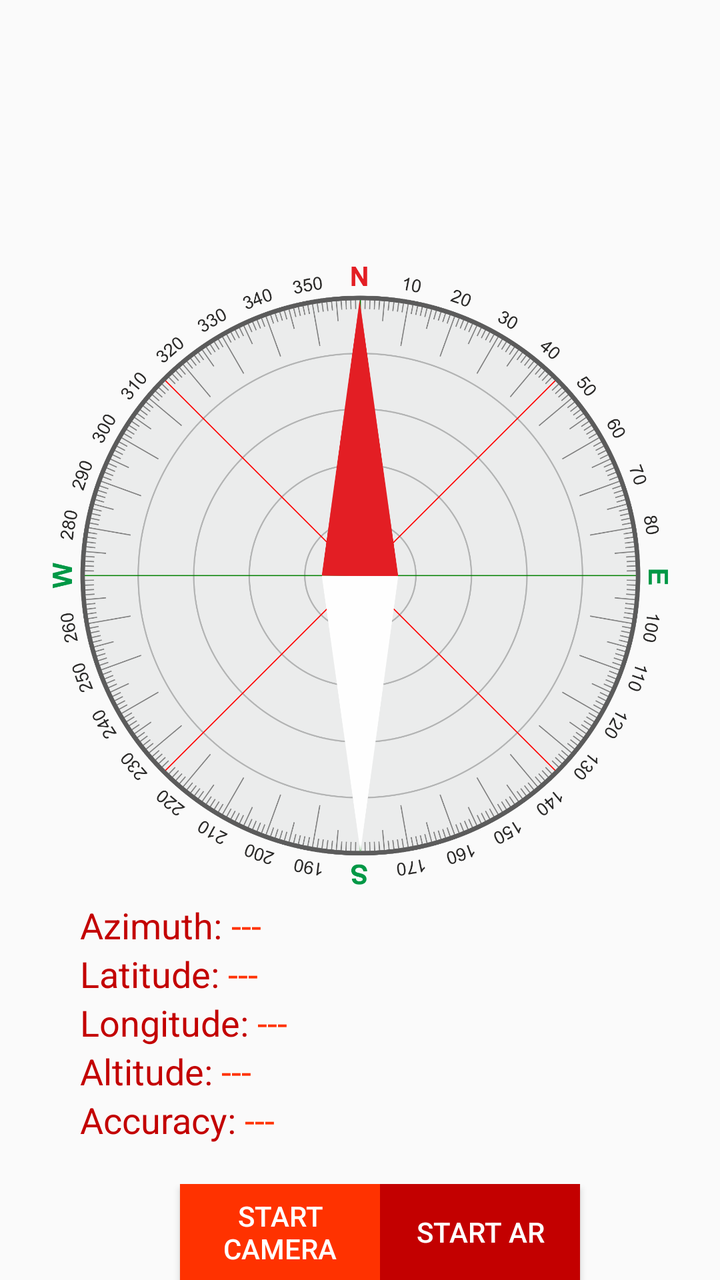
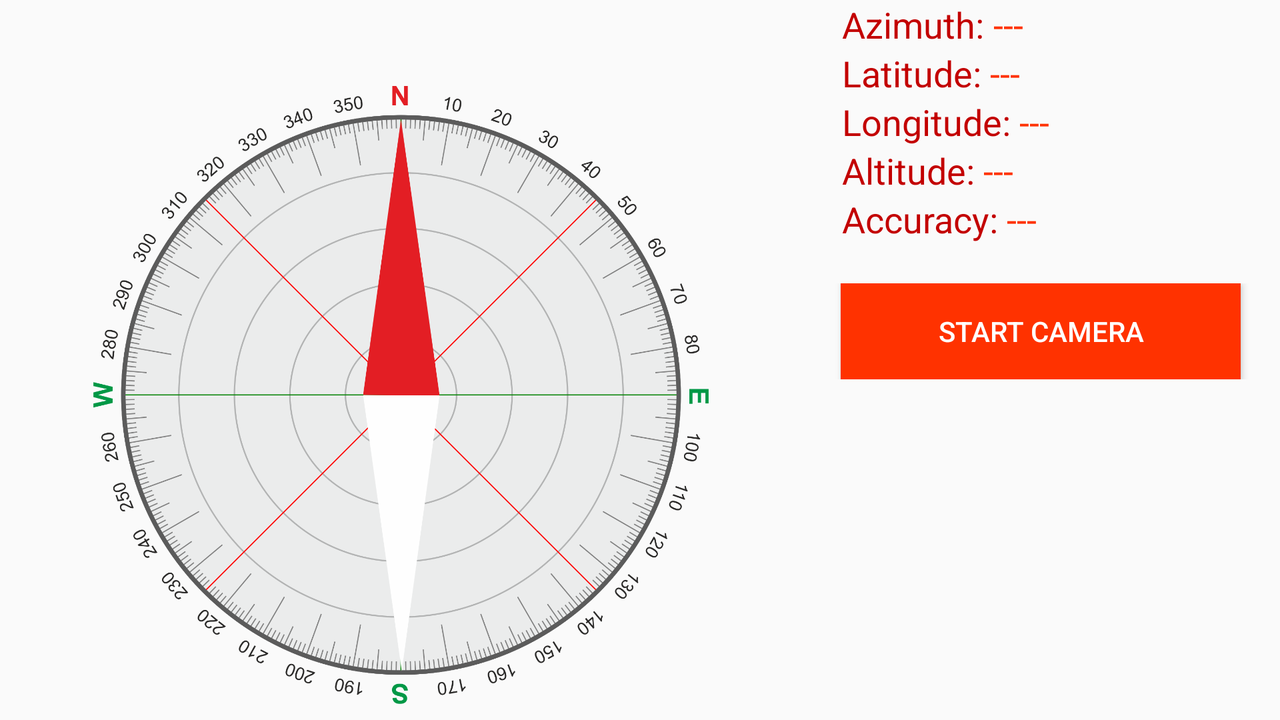

One screen, two layout resources from the same app: the default and the repository's alternative for another configuration. Each is rendered where Android would select it; the XML of both is given below.
<!-- AndroidManifest.xml: application theme AppTheme -->
<!-- res/layout/activity_main.xml -->
<?xml version="1.0" encoding="utf-8"?>
<LinearLayout xmlns:android="http://schemas.android.com/apk/res/android"
    xmlns:app="http://schemas.android.com/apk/res-auto"
    xmlns:tools="http://schemas.android.com/tools"
    android:layout_width="match_parent"
    android:layout_height="match_parent"
    android:gravity="bottom"
    android:orientation="vertical"
    tools:context="com.bojkosoft.bojko108.testgpscam.MainActivity">

    <android.support.constraint.ConstraintLayout
        android:layout_width="wrap_content"
        android:layout_height="wrap_content">

        <ImageView
            android:id="@+id/compassDial"
            android:layout_width="385dp"
            android:layout_height="309dp"
            android:layout_marginBottom="8dp"
            android:layout_marginEnd="8dp"
            android:layout_marginRight="16dp"
            android:layout_marginStart="8dp"
            android:layout_marginTop="8dp"
            android:src="@drawable/compass_dial"
            app:layout_constraintBottom_toBottomOf="parent"
            app:layout_constraintEnd_toEndOf="parent"
            app:layout_constraintRight_toRightOf="parent"
            app:layout_constraintStart_toStartOf="parent"
            app:layout_constraintTop_toTopOf="parent" />

        <ImageView
            android:id="@+id/compassNiddle"
            android:layout_width="wrap_content"
            android:layout_height="276dp"
            android:layout_marginBottom="8dp"
            android:layout_marginEnd="8dp"
            android:layout_marginStart="8dp"
            android:layout_marginTop="8dp"
            android:src="@drawable/compass_niddle"
            app:layout_constraintBottom_toBottomOf="@+id/compassDial"
            app:layout_constraintEnd_toEndOf="@+id/compassDial"
            app:layout_constraintStart_toStartOf="@+id/compassDial"
            app:layout_constraintTop_toTopOf="@+id/compassDial" />

    </android.support.constraint.ConstraintLayout>

    <LinearLayout
        android:layout_width="match_parent"
        android:layout_height="wrap_content"
        android:gravity="center_horizontal"
        android:orientation="vertical"
        android:paddingLeft="20dp">

        <LinearLayout
            android:layout_width="match_parent"
            android:layout_height="wrap_content"
            android:orientation="horizontal"
            android:paddingLeft="20dp">

            <TextView
                android:id="@+id/textView2"
                android:layout_width="wrap_content"
                android:layout_height="wrap_content"
                android:text="Azimuth: "
                android:textAppearance="@android:style/TextAppearance.Material.Medium"
                android:textColor="@color/primaryDarkColor" />

            <TextView
                android:id="@+id/textAzimuth"
                android:layout_width="wrap_content"
                android:layout_height="wrap_content"
                android:text="---"
                android:textAppearance="@android:style/TextAppearance.Material.Medium"
                android:textColor="@color/primaryColor" />

        </LinearLayout>

        <LinearLayout
            android:layout_width="match_parent"
            android:layout_height="wrap_content"
            android:orientation="horizontal"
            android:paddingLeft="20dp">

            <TextView
                android:id="@+id/textView3"
                android:layout_width="wrap_content"
                android:layout_height="wrap_content"
                android:text="Latitude: "
                android:textAppearance="@android:style/TextAppearance.Material.Medium"
                android:textColor="@color/primaryDarkColor" />

            <TextView
                android:id="@+id/textLatitude"
                android:layout_width="wrap_content"
                android:layout_height="wrap_content"
                android:text="---"
                android:textAppearance="@android:style/TextAppearance.Material.Medium"
                android:textColor="@color/primaryColor" />
        </LinearLayout>

        <LinearLayout
            android:layout_width="match_parent"
            android:layout_height="wrap_content"
            android:orientation="horizontal"
            android:paddingLeft="20dp">

            <TextView
                android:id="@+id/textView4"
                android:layout_width="wrap_content"
                android:layout_height="wrap_content"
                android:text="Longitude: "
                android:textAppearance="@android:style/TextAppearance.Material.Medium"
                android:textColor="@color/primaryDarkColor" />

            <TextView
                android:id="@+id/textLongitude"
                android:layout_width="wrap_content"
                android:layout_height="wrap_content"
                android:text="---"
                android:textAppearance="@android:style/TextAppearance.Material.Medium"
                android:textColor="@color/primaryColor" />
        </LinearLayout>

        <LinearLayout
            android:layout_width="match_parent"
            android:layout_height="wrap_content"
            android:orientation="horizontal"
            android:paddingLeft="20dp">

            <TextView
                android:id="@+id/textView5"
                android:layout_width="wrap_content"
                android:layout_height="wrap_content"
                android:text="Altitude: "
                android:textAppearance="@android:style/TextAppearance.Material.Medium"
                android:textColor="@color/primaryDarkColor" />

            <TextView
                android:id="@+id/textAltitude"
                android:layout_width="wrap_content"
                android:layout_height="wrap_content"
                android:text="---"
                android:textAppearance="@android:style/TextAppearance.Material.Medium"
                android:textColor="@color/primaryColor" />
        </LinearLayout>

        <LinearLayout
            android:layout_width="match_parent"
            android:layout_height="wrap_content"
            android:orientation="horizontal"
            android:paddingLeft="20dp">

            <TextView
                android:id="@+id/textView6"
                android:layout_width="wrap_content"
                android:layout_height="wrap_content"
                android:text="Accuracy: "
                android:textAppearance="@android:style/TextAppearance.Material.Medium"
                android:textColor="@color/primaryDarkColor" />

            <TextView
                android:id="@+id/textAccuracy"
                android:layout_width="wrap_content"
                android:layout_height="wrap_content"
                android:text="---"
                android:textAppearance="@android:style/TextAppearance.Material.Medium"
                android:textColor="@color/primaryColor" />

        </LinearLayout>

        <LinearLayout
            android:layout_width="match_parent"
            android:layout_height="wrap_content"
            android:gravity="center_vertical|center_horizontal"
            android:orientation="horizontal"
            android:paddingTop="20dp">

            <Button
                android:id="@+id/buttonCamera"
                style="@android:style/Widget.Material.Button.Colored"
                android:layout_width="100dp"
                android:layout_height="wrap_content"
                android:background="@color/primaryColor"
                android:text="Start Camera" />
            <Button
                android:id="@+id/buttonAr"
                style="@android:style/Widget.Material.Button.Colored"
                android:layout_width="100dp"
                android:layout_height="wrap_content"
                android:background="@color/primaryDarkColor"
                android:text="Start AR" />
        </LinearLayout>
    </LinearLayout>
</LinearLayout>
<!-- resources referenced by this layout -->
<resources>
  <color name="primaryColor">#ff3200</color>
  <color name="primaryDarkColor">#c30000</color>
  <!-- drawable compass_dial: png bitmap (drawable, 451321 bytes) -->
  <!-- drawable compass_niddle: png bitmap (drawable, 21305 bytes) -->
  <style name="AppTheme" parent="android:Theme.Material.Light">
          
          <item name="android:titleTextColor">@color/primaryTextColor</item>
          <item name="android:colorPrimary">@color/primaryColor</item>
          <item name="android:colorPrimaryDark">@color/primaryDarkColor</item>
          <item name="android:colorAccent">@color/primaryTextColor</item>
          <item name="android:navigationBarColor">@color/primaryDarkColor</item>
          <item name="android:statusBarColor">@color/primaryDarkColor</item>
      </style>
  <color name="primaryTextColor">#000000</color>
</resources>
<!-- res/layout-land/activity_main.xml (the repository's variant of the layout above) -->
<!-- drawn on the phone turned sideways -->
<?xml version="1.0" encoding="utf-8"?>
<LinearLayout xmlns:android="http://schemas.android.com/apk/res/android"
    xmlns:app="http://schemas.android.com/apk/res-auto"
    xmlns:tools="http://schemas.android.com/tools"
    android:layout_width="match_parent"
    android:layout_height="match_parent"
    android:gravity="bottom"
    android:orientation="horizontal"
    tools:context="com.bojkosoft.bojko108.testgpscam.MainActivity">

    <android.support.constraint.ConstraintLayout
        android:layout_width="wrap_content"
        android:layout_height="wrap_content">

        <ImageView
            android:id="@+id/compassDial"
            android:layout_width="385dp"
            android:layout_height="309dp"
            android:layout_marginBottom="8dp"
            android:layout_marginEnd="8dp"
            android:layout_marginRight="16dp"
            android:layout_marginStart="8dp"
            android:layout_marginTop="8dp"
            android:src="@drawable/compass_dial"
            app:layout_constraintBottom_toBottomOf="parent"
            app:layout_constraintEnd_toEndOf="parent"
            app:layout_constraintRight_toRightOf="parent"
            app:layout_constraintStart_toStartOf="parent"
            app:layout_constraintTop_toTopOf="parent" />

        <ImageView
            android:id="@+id/compassNiddle"
            android:layout_width="wrap_content"
            android:layout_height="276dp"
            android:layout_marginBottom="8dp"
            android:layout_marginEnd="8dp"
            android:layout_marginStart="8dp"
            android:layout_marginTop="8dp"
            android:src="@drawable/compass_niddle"
            app:layout_constraintBottom_toBottomOf="@+id/compassDial"
            app:layout_constraintEnd_toEndOf="@+id/compassDial"
            app:layout_constraintStart_toStartOf="@+id/compassDial"
            app:layout_constraintTop_toTopOf="@+id/compassDial" />

    </android.support.constraint.ConstraintLayout>

    <LinearLayout
        android:layout_width="match_parent"
        android:layout_height="match_parent"
        android:orientation="vertical">

        <LinearLayout
            android:layout_width="match_parent"
            android:layout_height="wrap_content"
            android:orientation="horizontal"
            android:paddingLeft="20dp">

            <TextView
                android:id="@+id/textView2"
                android:layout_width="wrap_content"
                android:layout_height="wrap_content"
                android:text="Azimuth: "
                android:textAppearance="@android:style/TextAppearance.Material.Medium"
                android:textColor="@color/primaryDarkColor" />

            <TextView
                android:id="@+id/textAzimuth"
                android:layout_width="wrap_content"
                android:layout_height="wrap_content"
                android:text="---"
                android:textAppearance="@android:style/TextAppearance.Material.Medium"
                android:textColor="@color/primaryColor" />

        </LinearLayout>

        <LinearLayout
            android:layout_width="match_parent"
            android:layout_height="wrap_content"
            android:orientation="horizontal"
            android:paddingLeft="20dp">

            <TextView
                android:id="@+id/textView3"
                android:layout_width="wrap_content"
                android:layout_height="wrap_content"
                android:text="Latitude: "
                android:textAppearance="@android:style/TextAppearance.Material.Medium"
                android:textColor="@color/primaryDarkColor" />

            <TextView
                android:id="@+id/textLatitude"
                android:layout_width="wrap_content"
                android:layout_height="wrap_content"
                android:text="---"
                android:textAppearance="@android:style/TextAppearance.Material.Medium"
                android:textColor="@color/primaryColor" />
        </LinearLayout>

        <LinearLayout
            android:layout_width="match_parent"
            android:layout_height="wrap_content"
            android:orientation="horizontal"
            android:paddingLeft="20dp">

            <TextView
                android:id="@+id/textView4"
                android:layout_width="wrap_content"
                android:layout_height="wrap_content"
                android:text="Longitude: "
                android:textAppearance="@android:style/TextAppearance.Material.Medium"
                android:textColor="@color/primaryDarkColor" />

            <TextView
                android:id="@+id/textLongitude"
                android:layout_width="wrap_content"
                android:layout_height="wrap_content"
                android:text="---"
                android:textAppearance="@android:style/TextAppearance.Material.Medium"
                android:textColor="@color/primaryColor" />
        </LinearLayout>

        <LinearLayout
            android:layout_width="match_parent"
            android:layout_height="wrap_content"
            android:orientation="horizontal"
            android:paddingLeft="20dp">

            <TextView
                android:id="@+id/textView5"
                android:layout_width="wrap_content"
                android:layout_height="wrap_content"
                android:text="Altitude: "
                android:textAppearance="@android:style/TextAppearance.Material.Medium"
                android:textColor="@color/primaryDarkColor" />

            <TextView
                android:id="@+id/textAltitude"
                android:layout_width="wrap_content"
                android:layout_height="wrap_content"
                android:text="---"
                android:textAppearance="@android:style/TextAppearance.Material.Medium"
                android:textColor="@color/primaryColor" />
        </LinearLayout>

        <LinearLayout
            android:layout_width="match_parent"
            android:layout_height="wrap_content"
            android:orientation="horizontal"
            android:paddingLeft="20dp">

            <TextView
                android:id="@+id/textView6"
                android:layout_width="wrap_content"
                android:layout_height="wrap_content"
                android:text="Accuracy: "
                android:textAppearance="@android:style/TextAppearance.Material.Medium"
                android:textColor="@color/primaryDarkColor" />

            <TextView
                android:id="@+id/textAccuracy"
                android:layout_width="wrap_content"
                android:layout_height="wrap_content"
                android:text="---"
                android:textAppearance="@android:style/TextAppearance.Material.Medium"
                android:textColor="@color/primaryColor" />

        </LinearLayout>

        <LinearLayout
            android:layout_width="match_parent"
            android:layout_height="wrap_content"
            android:gravity="center_vertical|center_horizontal"
            android:orientation="horizontal"
            android:paddingTop="20dp">

            <Button
                android:id="@+id/buttonCamera"
                style="@android:style/Widget.Material.Button.Colored"
                android:layout_width="200dp"
                android:layout_height="wrap_content"
                android:background="@color/primaryColor"
                android:text="Start Camera" />
        </LinearLayout>

    </LinearLayout>


</LinearLayout>
